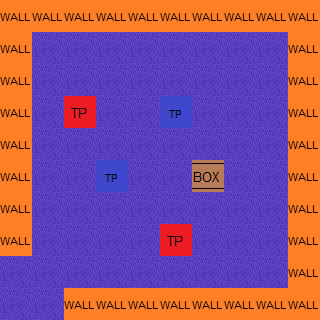

A 2D game scene composited from a Tiled map and its tileset images. What follows is a short description and the map's XML, with each tile layer's data collapsed to a summary:
An orthogonal 10x10 tile map with 32x32 px tiles, 3 tile layers (moquette, Calque de Tile 1, meta), 3 tilesets, 1 image layer and 1 object (PlayerEntity).

<map version="1.0" orientation="orthogonal" width="10" height="10" tilewidth="32" tileheight="32">
 <tileset firstgid="1" name="min" tilewidth="32" tileheight="32">
  <image source="../tilesets/walls.png" width="256" height="192" />
 </tileset>
  <tileset firstgid="49" name="meta" tilewidth="32" tileheight="32">
  <image source="../tilesets/metaset2.png" width="128" height="96" />
  <tile id="0">
   <properties>
    <property name="type" value="wall" />
   </properties>
  </tile>
  <tile id="1">
   <properties>
    <property name="type" value="box" />
   </properties>
  </tile>
  <tile id="2">
   <properties>
    <property name="type" value="tp1" />
   </properties>
  </tile>
  <tile id="3">
   <properties>
    <property name="type" value="trap" />
   </properties>
  </tile>
  <tile id="4">
   <properties>
    <property name="type" value="pp1" />
   </properties>
  </tile>
  <tile id="5">
   <properties>
    <property name="type" value="pp2" />
   </properties>
  </tile>
  <tile id="6">
   <properties>
    <property name="type" value="pp3" />
   </properties>
  </tile>
  <tile id="7">
   <properties>
    <property name="type" value="tp2" />
   </properties>
  </tile>
  <tile id="8">
   <properties>
    <property name="type" value="ppp1" />
   </properties>
  </tile>
  <tile id="9">
   <properties>
    <property name="type" value="ppp2" />
   </properties>
  </tile>
  <tile id="10">
   <properties>
    <property name="type" value="ppp3" />
   </properties>
  </tile>
 </tileset>
 <tileset firstgid="61" name="moquette" tilewidth="32" tileheight="32">
  <image source="../tilesets/moquette.png" width="96" height="192" />
 </tileset>
 <imagelayer name="Background" width="16" height="16">
  <image source="../images/background.png" />
 </imagelayer>
 <layer name="moquette" width="10" height="10">
  <data>[100 cells, 100 non-empty, 1 distinct tile ids]</data>
 </layer>
 <layer name="Calque de Tile 1" width="10" height="10">
  <data>[100 cells, 100 non-empty, 1 distinct tile ids]</data>
 </layer>
 <layer name="meta" width="10" height="10">
  <data>[100 cells, 38 non-empty, 4 distinct tile ids]</data>
 </layer>
 <objectgroup color="#68bd17" name="Player" width="12" height="12">
  <object name="PlayerEntity" x="0" y="288" width="32" height="32">
   <properties>
    <property name="image" value="character" />
    <property name="spriteheight" value="32" />
    <property name="spritewidth" value="32" />
   </properties>
  </object>
 </objectgroup>
</map>
